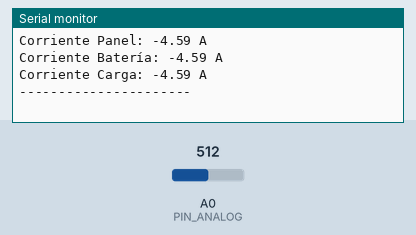
Simulated run of this sketch. Board: ESP8266 (NodeMCU). Parts: the last lines printed to the serial monitor. Inputs (shaded band) come from the test bench; at power-on: A0 (PIN_ANALOG) = 512.

Above: at 1.2 s.
1.3 s: A0 (PIN_ANALOG) set to 716
At 2.4 s:
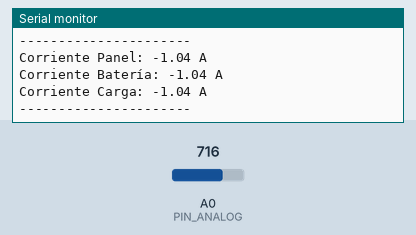
2.8 s: A0 (PIN_ANALOG) set to 900
At 4.6 s:
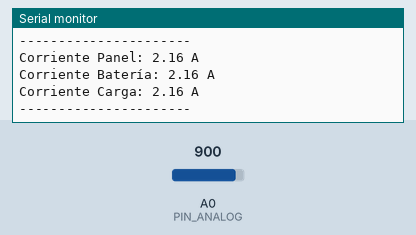
Timing chart, 0 to 6.1 s (numbered marks = the images above; inputs shaded):
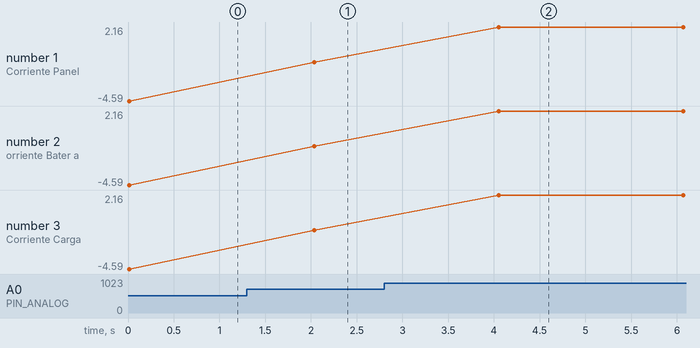

The sketch:

01_ASC712_CD4052B.ino
```cpp
#include <ACS712.h>

#define PIN_ANALOG A0    // Entrada analógica de ESP8266
#define S0 D5           // Nuevo pin para selector S0
#define S1 D6           // Nuevo pin para selector S1

ACS712 sensorACS(0, 3.3, 1024, 185); // Objeto para todos los sensores

void setup() {
    Serial.begin(115200);

    pinMode(S0, OUTPUT);
    pinMode(S1, OUTPUT);
}

void seleccionarCanal(int canal) {
    digitalWrite(S0, canal & 0x01);
    digitalWrite(S1, (canal >> 1) & 0x01);
}

float leerCorrienteACS(int canal) {
    seleccionarCanal(canal);
    delay(5);  // Pequeña pausa para estabilizar
    float lectura = analogRead(PIN_ANALOG) * (3.3 / 1024.0); // Convertir a voltios
    return (lectura - 2.5) / 0.185;  // Convertir a amperios (5A versión)
}

void loop() {
    float corrientePanel = leerCorrienteACS(0);
    float corrienteBateria = leerCorrienteACS(1);
    float corrienteCarga = leerCorrienteACS(2);

    Serial.print("Corriente Panel: "); Serial.print(corrientePanel); Serial.println(" A");
    Serial.print("Corriente Batería: "); Serial.print(corrienteBateria); Serial.println(" A");
    Serial.print("Corriente Carga: "); Serial.print(corrienteCarga); Serial.println(" A");

    Serial.println("----------------------");
    delay(2000);
}
```

Measured:
- after the input at 1.3 s, the serial monitor: prints a new line after 0.73 s (image 1)
- after the input at 2.8 s, the serial monitor: prints a new line after 1.3 s (image 2)
- plotted number 1: -4.59 → -1.04 after the input at 1.3 s, -1.04 → 2.16 after the input at 2.8 s
- plotted number 2: -4.59 → -1.04 after the input at 1.3 s, -1.04 → 2.16 after the input at 2.8 s
- plotted number 3: -4.59 → -1.04 after the input at 1.3 s, -1.04 → 2.16 after the input at 2.8 s
